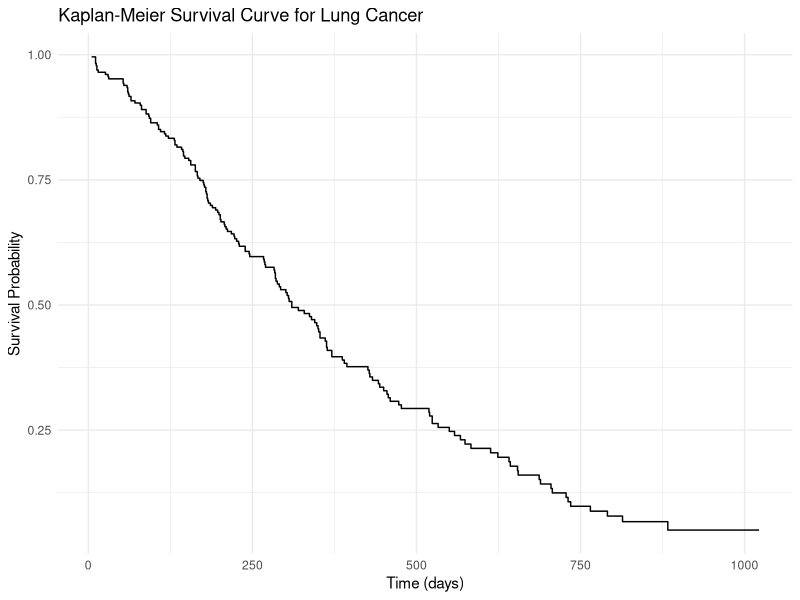
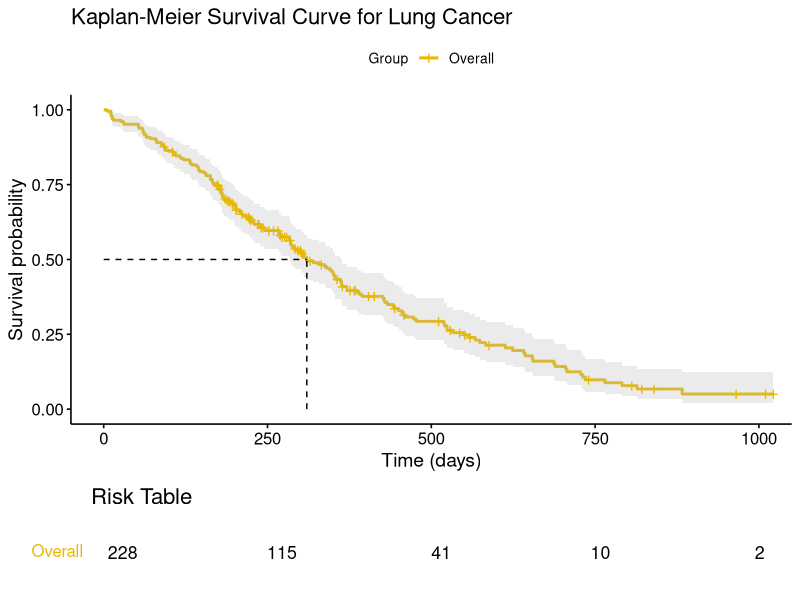

Write R code to recreate these figures, in order.
# Install and load necessary packages
install.packages("survival")
install.packages("survminer")
install.packages("ggplot2")

library(survival)
library(survminer)
library(ggplot2)
library(patchwork)

# Fitting Kaplan-Meier survival curve
fit <- survfit(Surv(time, status) ~ 1, data = lung)

surv_df <- data.frame(time = fit$time, surv = fit$surv)

# Kaplan-Meier survival curve using ggplot2
km_plot <- ggplot(data = surv_df, aes(x = time, y = surv)) +
  geom_step() +
  labs(title = "Kaplan-Meier Survival Curve for Lung Cancer",
       x = "Time (days)", y = "Survival Probability") +
  theme_minimal()

print(km_plot)


fit2 <- survfit(Surv(time, status) ~ 1, data = lung)

# Kaplan-Meier survival curve using survminer adn ggsurvplot
km_plot2 <- ggsurvplot(fit2,                     # Survival object
                      data = lung,             # Data containing survival information
                      pval = TRUE,             # Show p-values
                      conf.int = TRUE,         # Show confidence intervals
                      risk.table = TRUE,       # Show risk table
                      risk.table.title = "Risk Table",  # Risk table title
                      xlab = "Time (days)",    # X-axis label
                      ylab = "Survival probability",  # Y-axis label
                      title = "Kaplan-Meier Survival Curve for Lung Cancer",  # Plot title
                      legend.labs = c("Overall"),  # Legend label
                      legend.title = "Group",  # Legend title
                      palette = c("#E7B800"),  # Color palette
                      tables.theme = theme_cleantable(),  # Theme for risk table
                      surv.median.line = "hv",  # Median survival line style
                      tables.height = 0.2      # Height of risk table
)

print(km_plot2)
